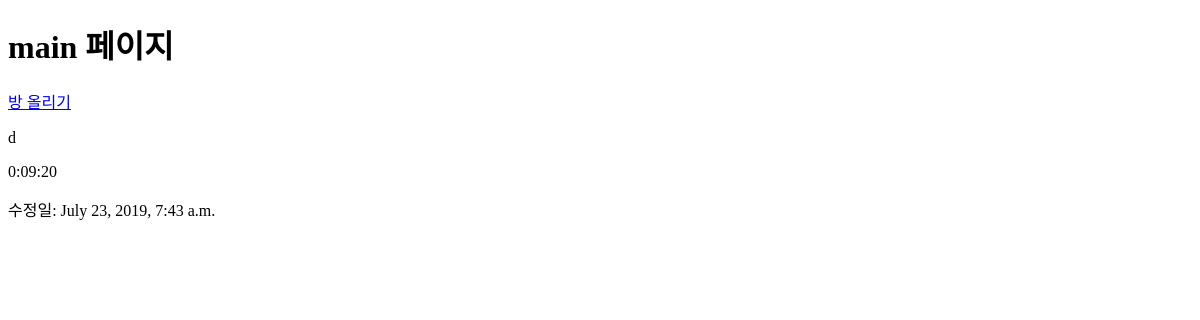
/post/, run on an earlier commit of the app's database.
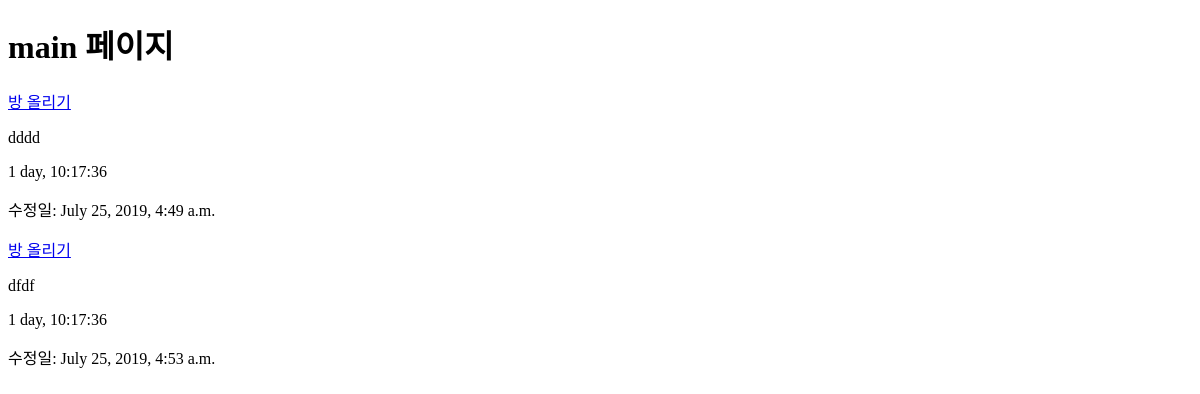
And on a later commit of the database.
### post/models.py (models this page shows, shortened)
class Post(models.Model):
    Location_list =(
        ('서울특별시','서울특별시'),
        ('부산광역시','부산광역시'),
        ('세종특별시','세종특별시'),
        ('충청북도','충청북도'),
        ('충청남도','충청남도'),
        ('전라북도','전라북도'),
        ('전라남도','전라남도'),
        ('대구광역시','대구광역시'),
        ('제주특별시','제주특별시'),
        ('경상북도','경상북도'),
        ('경상남도','경상남도'),
    )
    Category_list = (
        ('study','StudyRoom'),
        ('performance','PerformanceRoom'),
        ('practice','PracticeRoom'),
        ('etc','etc'),
    )
    Option_list =(
        ('vim','vim'),
        ('board', 'board'),
        ('desk', 'desk'),
        ('multitap','multitap'),
        ('speaker','speaker'),
        ('lights','lights'),
        ('mirror','mirror'),
        ('air','airconditioner'),
        ('printer','printer'),
    )
    title = models.CharField(max_length=50)
    context = models.TextField()
    choose_date = models.DurationField() #!!!!!!! 일정 기간을 저장하는 필드를 만들기
    '''지역 선택'''
    location = models.CharField(choices=Location_list, max_length=30, default=default_city)
    '''공간 유형 선택'''
    category = MultiSelectField(choices=Category_list, max_length=50, blank=True)
    etc_what = models.CharField(max_length=50, null=True,blank=True)
    '''물건 대여 선택'''
    Option = MultiSelectField(choices=Option_list, max_length=50,default=False, blank=True)
    created_date = models.DateTimeField(auto_now_add=True)  # 글 작성 시간 :  시간이 있는 날짜를 저장하는 datetime 필드를 만들기
    Modified_date = models.DateTimeField(auto_now=True) # 글 게시 날짜

### post/views.py (the view)
# urls.py: path('', views.IndexView.as_view(), name='main'),
class IndexView(ListView):
    model = 'Post'
    template_name = 'post/post_list.html' # 디폴트 템플릿명: <app_label>/<model_name>_list.html
    context_object_name = 'post_list' # 디폴트 컨텍스트 변수명 :  object_list
    def get_queryset(self): # 컨텍스트 오버라이딩
      return Post.objects.order_by('Modified_date')[:5]

### templates/post/post_list.html (shortened to what this page needs)
<!DOCTYPE html>
<html lang="en">
<head>
</head>
<body>
    <h1>main 페이지</h1>
    {% for post in post_list %}
       <div>
            <p><a href="{% url 'post:post_new' %}">방 올리기</a></p>
            <p>{{post.title}}</p>
            <p>{{post.choose_date}}</p>
            <p>수정일: {{ post.Modified_date }}</p>
       </div>
    {%endfor%}
</body>
</html>

What changed in the data, as far as the page shows it:
removed Post: title "d", choose_date "0:09:20", Modified_date "July 23, 2019, 7:43 a.m."
added Post: title "dddd", choose_date "1 day, 10:17:36", Modified_date "July 25, 2019, 4:49 a.m."
added Post: title "dfdf", choose_date "1 day, 10:17:36", Modified_date "July 25, 2019, 4:53 a.m."
